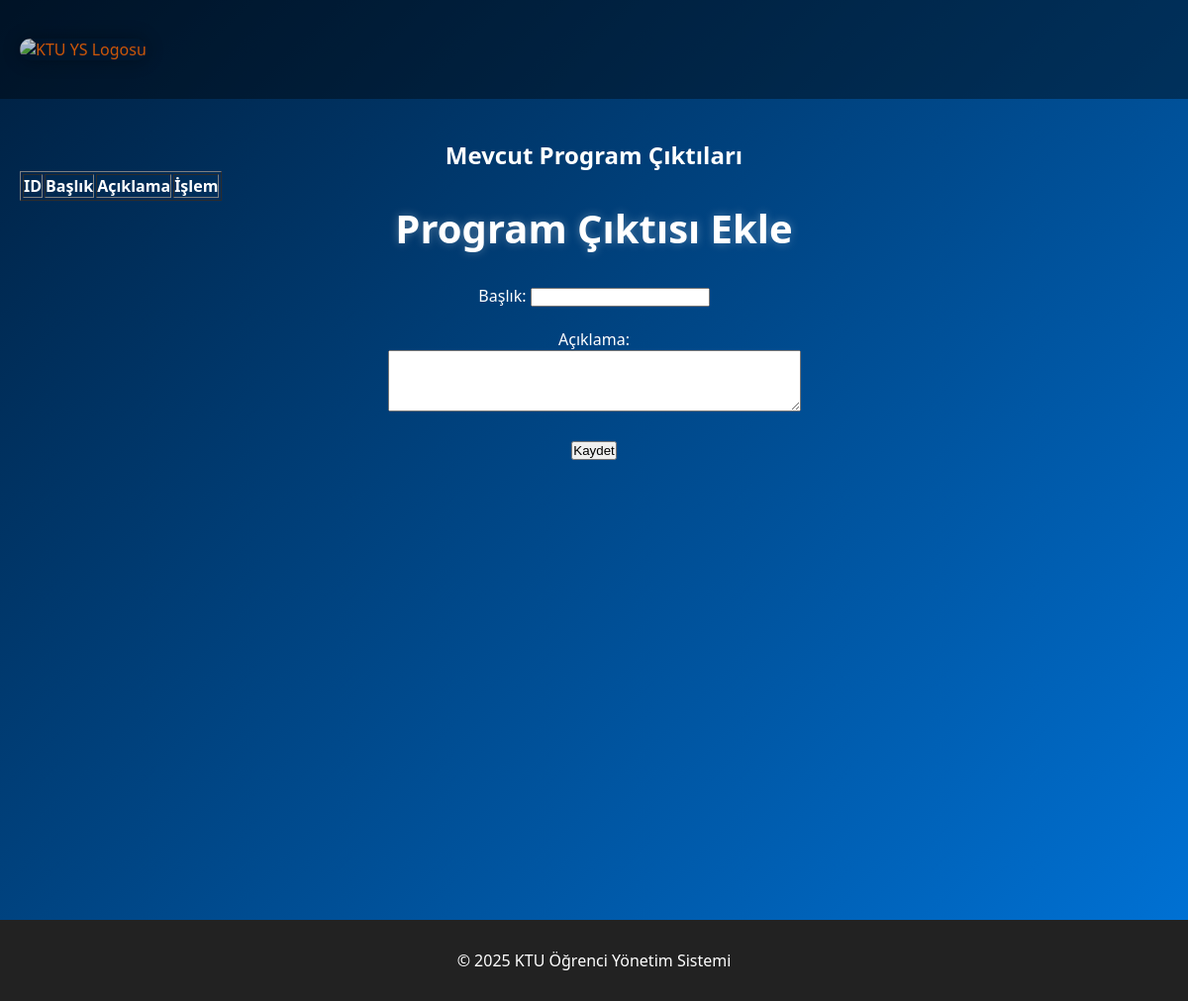
/pc_ekle (signed in), run on an earlier commit of the app's database.
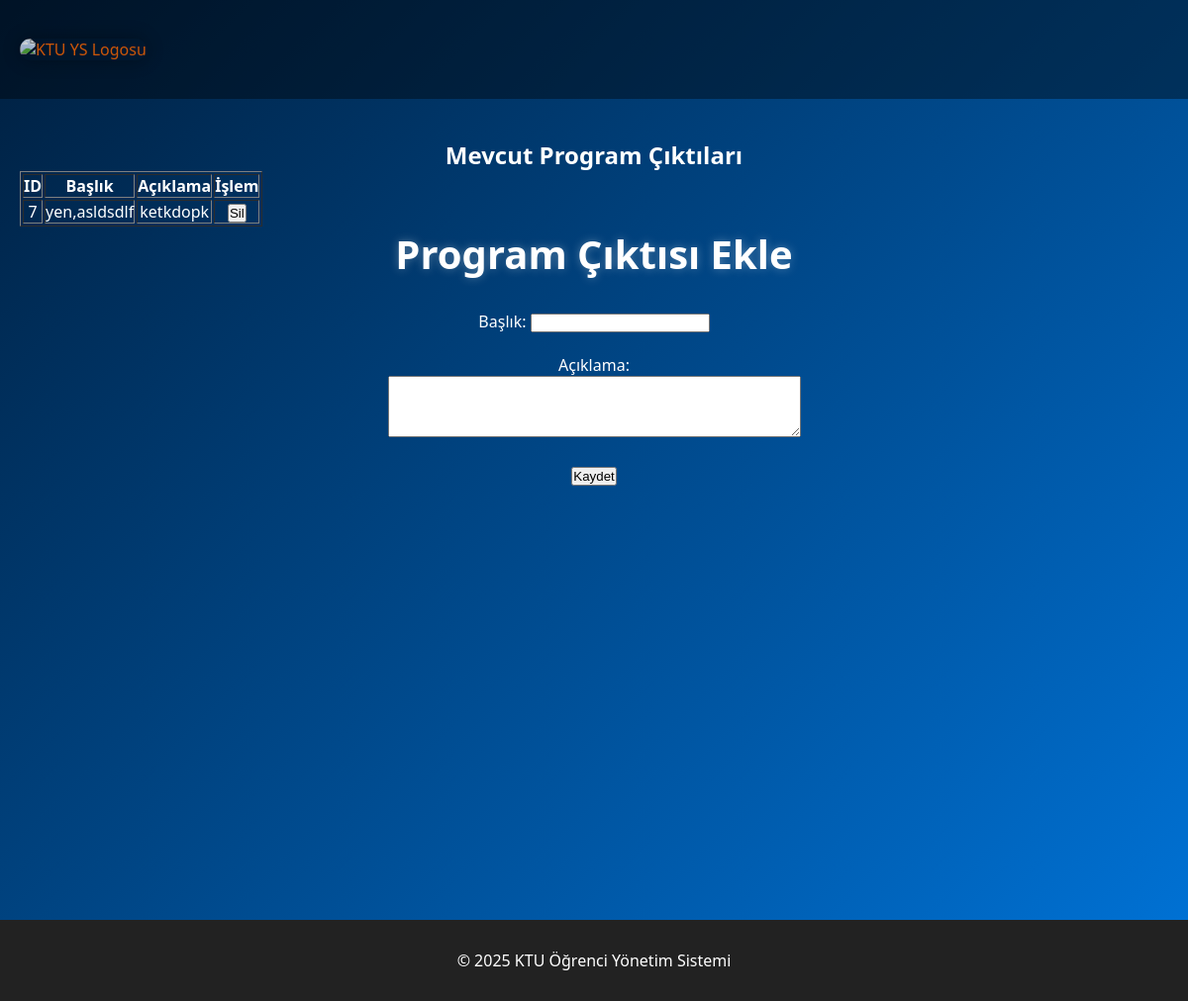
And on a later commit of the database.
### models.py (models this page shows)
class PC(db.Model):
    __tablename__ = 'pc'
    pcID = db.Column(db.Integer, primary_key=True, autoincrement=True)
    baslik = db.Column(db.String, nullable=False)
    aciklama = db.Column(db.String, nullable=False)

### app.py (the view, shortened to what this page needs)
@app.route('/pc_ekle', methods=['GET', 'POST'])
def pc_ekle():
    if 'rol' not in session or session['rol'] != 'yonetici':
        flash("Yetkisiz giriş.")
        return redirect(url_for('ygiris'))
    pc_listesi = PC.query.all()
    return render_template('pc_ekle.html', pc_listesi=pc_listesi)

### templates/pc_ekle.html (shortened to what this page needs)
<!DOCTYPE html>
<html lang="tr">
<head>
  <link rel="stylesheet" href="{{ url_for('static', filename='style.css') }}">
</head>
<body>
  <header class="header">
    <div class="logo-container"><a href="{{ url_for('index') }}">
      <img src="https://pu.ktu.edu.tr/pluginfile.php/1/theme_remui/logo/1713768117/KT%C3%9C%20Logo%201A.png" alt="KTU YS Logosu">
    </a></div>
  </header>
  <div class="container">
<h2>Mevcut Program Çıktıları</h2>
<table border="1">
  <tr>
    <th>ID</th>
    <th>Başlık</th>
    <th>Açıklama</th>
    <th>İşlem</th>
  </tr>
  {% for pc in pc_listesi %}
  <tr>
    <td>{{ pc.pcID }}</td>
    <td>{{ pc.baslik }}</td>
    <td>{{ pc.aciklama }}</td>
    <td>
      <form method="POST" action="{{ url_for('pc_sil', pcID=pc.pcID) }}" onsubmit="return confirm('Bu program çıktısını silmek istediğine emin misin?');">
        <button type="submit">Sil</button>
      </form>
    </td>
  </tr>
  {% endfor %}
</table>
 <h1>Program Çıktısı Ekle</h1>
  <form method="POST" action="{{ url_for('pcekle') }}">
    <label for="baslik">Başlık:</label>
    <input type="text" id="baslik" name="baslik" required><br><br>
    <label for="aciklama">Açıklama:</label><br>
    <textarea id="aciklama" name="aciklama" rows="4" cols="50" required></textarea><br><br>
    <button type="submit">Kaydet</button>
  </form>
  </div>
  <footer class="footer">
    <p>&copy; 2025 KTU Öğrenci Yönetim Sistemi</p>
  </footer>
</body>
</html>

What changed in the data, as far as the page shows it:
added PC: pcID "7", baslik "yen,asldsdlf", aciklama "ketkdopk"
